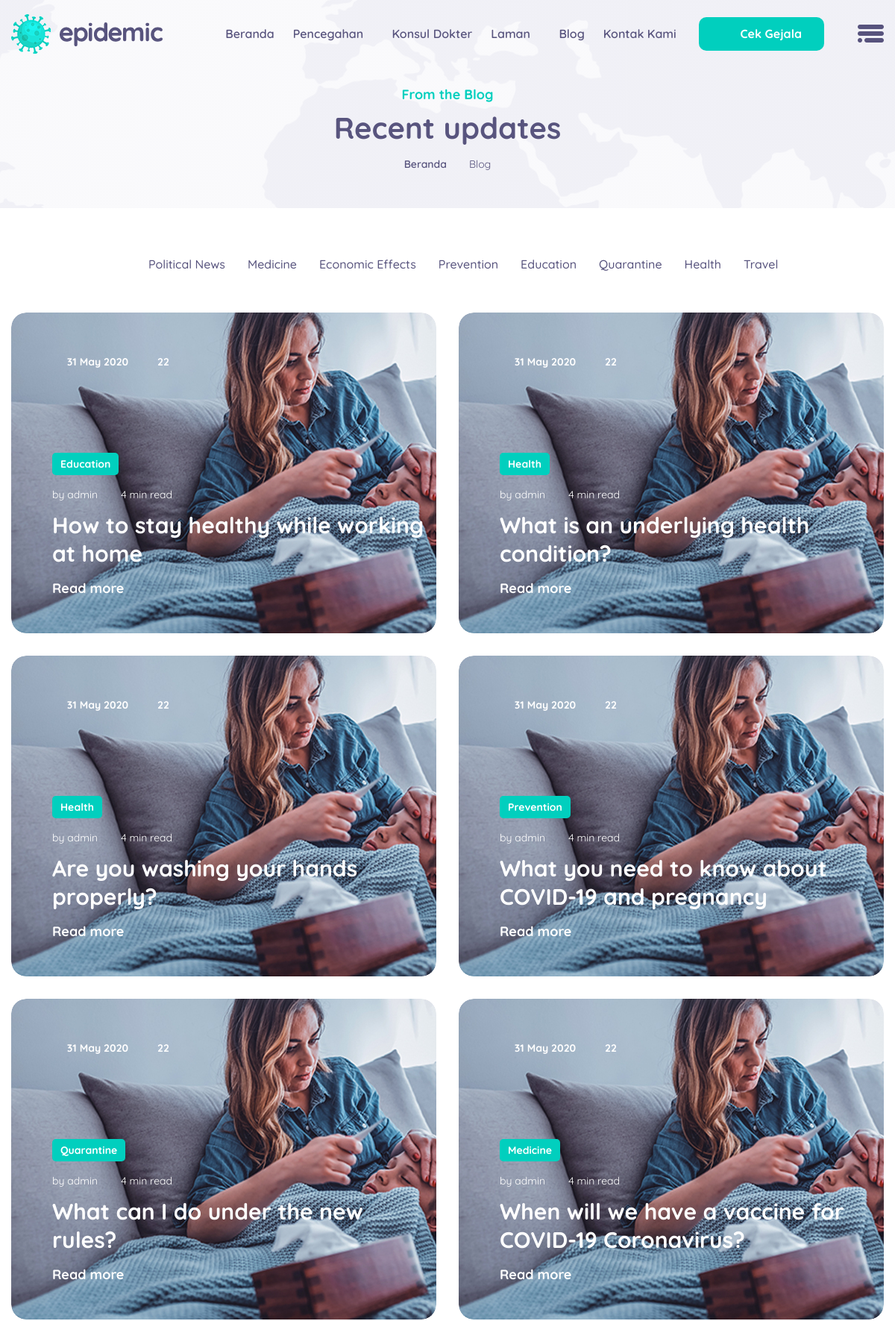
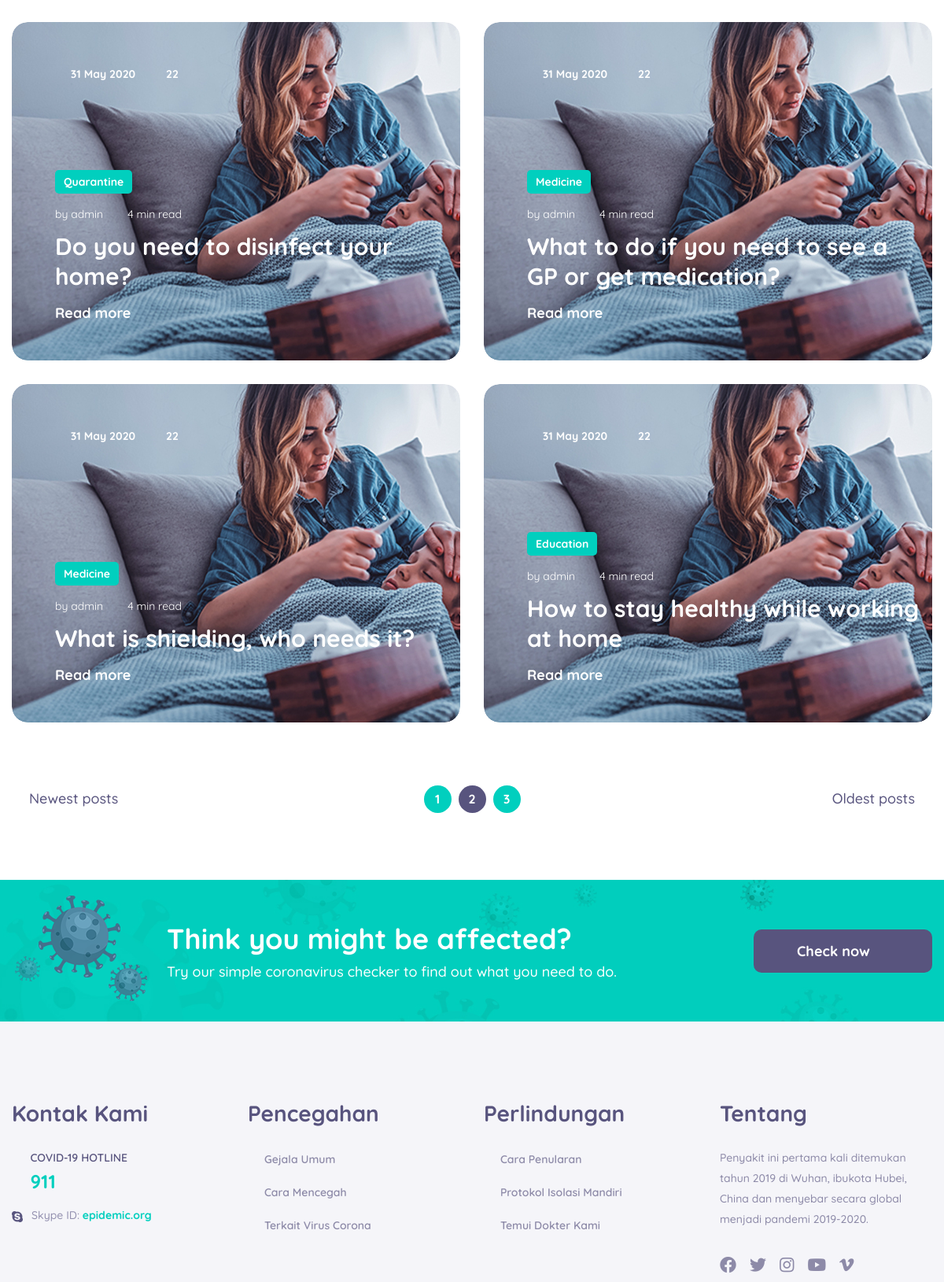
Page /public/Blog/2 (upper part) on the committed database (2 pictures, top to bottom).
### tables this page shows
CREATE TABLE `blogs` (
  `id` int(11) NOT NULL,
  `authId` int(11) NOT NULL,
  `title` varchar(255) NOT NULL,
  `category` enum('Political News','Medicine','Economic','Effect','Prevention','Education','Quarantine','Health','Travel') DEFAULT NULL,
  `date` date NOT NULL,
  `content` longtext NOT NULL
);

CREATE TABLE `users` (
  `id` int(11) NOT NULL,
  `username` varchar(255) NOT NULL,
  `password` varchar(255) NOT NULL,
  `role` enum('Administrator','Doctor/Content Writer') NOT NULL,
  `full_name` varchar(255) NOT NULL,
  `birth_date` date NOT NULL,
  `address` varchar(255) NOT NULL,
  `email` varchar(255) NOT NULL,
  `phone_number` varchar(255) NOT NULL
);

### app/core/Controller.php (called while the page is built, shortened)
<?php
class Controller{
    public function view($view, $data = [])
    {
        require_once '../app/views/' . $view . '.php';
    }
    public function model($model)
    {
        return new $model;
    }
}

### app/controllers/Blog.php (called while the page is built, shortened)
<?php
class Blog extends Controller {
    public function index($page = 1)
    {
        $halaman = 10;
        $mulai = ($page>1) ? ($page * $halaman) - $halaman : 0;
        $total = count($this->model('Blog_model')->getAllBlogs());
        $data['pages'] = ceil($total/$halaman);
        $data['current_page'] = $page;
        $data['blogs'] = $this->model('Blog_model')->getBlogsByPage($mulai, $halaman);
        $this->view('blog/blog', $data);
    }
}

### app/core/App.php (called while the page is built, shortened)
<?php
class App
{
    protected $method = 'index';
    protected $params = [];
    public function __construct()
    {
        $url = $this->parseURL();
        if (isset($url[0])) {
            if (file_exists('../app/controllers/' . $url[0] . '.php')) {
                unset($url[0]);
            }
        }
        $this->controller = new $this->controller;
        if (!empty($url)) {
            $this->params = array_values($url);
        }
        call_user_func_array([$this->controller, $this->method], $this->params);
    }
    public function parseURL()
    {
        if (isset($_GET['url'])) {
            $url = rtrim($_GET['url'], '/');
            $url = filter_var($url, FILTER_SANITIZE_URL);
            $url = explode('/', $url);
            return $url;
        }
    }
}

### public/index.php (called while the page is built, shortened)
<?php
$app = new App;

### app/core/Database.php (called while the page is built, shortened)
<?php
class Database{
    private $host = DB_HOST;
    private $user = DB_USER;
    private $pass = DB_PASS;
    private $dbnm = DB_NAME;
    private $dbh;
    private $stmt;
    public function __construct()
    {
        $dsn = 'mysql:host='. $this->host .';dbname='. $this->dbnm;
        $option = [
            PDO::ATTR_PERSISTENT => true,
            PDO::ATTR_ERRMODE => PDO::ERRMODE_EXCEPTION
        ];
        try{
            $this->dbh = new PDO($dsn,$this->user,$this->pass, $option);
        }catch(PDOException $e){
            die($e->getMessage());
        }
    }
    public function query($query)
    {
        $this->stmt = $this->dbh->prepare($query);
    }
    public function bind($param, $value, $type = null){
        if(is_null($type)){
            switch (true) {
                case is_int($value):
                    $type = PDO::PARAM_INT;
                    break;
                default:
                    $type = PDO::PARAM_STR;
            }
        }
        $this->stmt->bindValue($param, $value, $type);
    }
    public function execute()
    {
        $this->stmt->execute();
    }
    public function resultSet()
    {
        $this->execute();
        return $this->stmt->fetchAll(PDO::FETCH_ASSOC);
    }
    public function single()
    {
        $this->execute();
        return $this->stmt->fetch(PDO::FETCH_ASSOC);
    }
}

### app/models/Blog_model.php (called while the page is built, shortened)
<?php
class Blog_model{
    private $table = 'blogs';
    private $db;
    public function __construct()
    {
        $this->db = new Database;
    }
    public function getAllBlogs()
    {
        $this->db->query('SELECT * FROM ' . $this->table);
        return $this->db->resultSet();
    }
    public function getBlogsByPage($mulai, $halaman)
    {
        $this->db->query('SELECT * FROM ' . $this->table . ' ORDER BY `id` DESC LIMIT :mulai , :halaman');
        $this->db->bind('mulai',$mulai);
        $this->db->bind('halaman',$halaman);
        return $this->db->resultSet();
    }
}

### app/models/User_model.php (called while the page is built, shortened)
<?php
class User_model
{
    private $table = 'users';
    private $db;
    public function __construct()
    {
        $this->db = new Database;
    }
    public function getAllUsersNameById($id)
    {
        $this->db->query('SELECT full_name FROM ' . $this->table . ' WHERE id=:id');
        $this->db->bind('id', $id);
        return $this->db->single();
    }
}

### app/views/Blog/blog.php (the view, shortened to what this page needs)
<section class="breadcrumb_area">
    <div class="container">
        <div class="breadcrumb_text">
            <h6 class="wow fadeInUp">From the Blog</h6>
            <h3 class="wow fadeInUp" data-wow-delay="0.2s">Recent updates</h3>
            <ul class="nav justify-content-center wow fadeInUp" data-wow-delay="0.3s">
                <li><a href="<?= BASEURL; ?>/Home">Beranda</a></li>
                <li><a href="<?= BASEURL; ?>/Blog/1">Blog</a></li>
            </ul>
        </div>
    </div>
</section>
<section class="blog_area">
    <div class="container">
        <div class="blog_menu">
            <div class="g_fillter">
                <ul class="nav justify-content-center">
                    <li class="active" data-filter="*">
                        <a href="#"><i class="linearicons-icons"></i></a>
                    </li>
                    <li data-filter=".comm"><a href="#">Political News</a></li>
                    <li data-filter=".medi"><a href="#">Medicine</a></li>
                    <li data-filter=".eff"><a href="#">Economic Effects </a></li>
                    <li data-filter=".pre"><a href="#">Prevention</a></li>
                    <li data-filter=".edu"><a href="#">Education</a></li>
                    <li data-filter=".quarantine"><a href="#">Quarantine</a></li>
                    <li data-filter=".health"><a href="#">Health</a></li>
                    <li data-filter=".travel"><a href="#">Travel</a></li>
                </ul>
            </div>
        </div>
        <div class="row blog_item_inner">
            <?php foreach ($data['blogs'] as $blog) : ?>
                <?php
                $date = date('j F Y', strtotime(str_replace("-", "/", $blog['date'])));
                $data['users'] = $this->model('User_model')->getAllUsersNameById($blog['authId']);
                $author_name = $data['users']['full_name'];
                ?>
                <div class="col-lg-6 comm travel edu quarantine">
                    <div class="big_l_blog_item">
                        <div class="l_blog_img">
                            <img class="img-fluid" src="<?= BASEURL; ?>/assets/storage/images/blog/default.jpg"
                                 alt=""/>
                        </div>
                        <div class="l_blog_text">
                            <div class="date">
                                <a><i class="linearicons-calendar-full"></i>
                                    <?= $date ?>
                                </a>
                                <a><i class="linearicons-bubbles"></i> 22</a>
                            </div>
                            <div class="blog_btm_text">
                                <div class="tag"><?= $blog['category'] ?></div>
                                <div class="author">
                                    <a>by <?= $author_name ?></a>
                                    <a><i class="linearicons-radio-button"></i> 4 min read</a>
                                </div>
                                <a href="<?= BASEURL; ?>/Blog/single_blog/<?= $blog['id'] ?>">
                                    <h3><?= $blog['title'] ?></h3>
                                </a>
                                <a class="text_btn" href="<?= BASEURL;?>/Blog/single_blog/<?= $blog['id'];?>">Read more
                                    <i class="linearicons-arrow-right"></i></a>
                            </div>
                        </div>
                    </div>
                </div>
            <?php endforeach; ?>
        </div>
        <div class="row blog_pagination">
            <div class="col-md-2">
                <?php if ($data['current_page'] > 1) { ?>
                    <a class="pagi_btn prev" href="<?= BASEURL; ?>/Blog/1"><i
                                class="linearicons-arrow-left"></i> Newest posts</a>
                <?php } ?>
            </div>
            <div class="col-md-8">
                <nav class="navigation" aria-label="Page navigation example">
                    <ul class="pagination justify-content-center">
                        <?php
                        if ($data['pages'] >= 0 && $data['pages'] <= 4) {
                            for ($i = 1; $i <= $data['pages']; $i++) {
                                if ($i == $data['current_page']) {
                                    ?>
                                    <li class="page-item active"><a class="page-link"
                                                                    href="<?= BASEURL; ?>/Blog/<?= $i ?>"><?= $i ?></a>
                                    </li>
                                <?php } else { ?>
                                    <li class="page-item"><a class="page-link"
                                                             href="<?= BASEURL; ?>/Blog/<?= $i ?>"><?= $i ?></a></li>
                                <?php }
                            }
                        } else if ($data['pages'] > 4) {
                        if ($data['current_page'] == 1) { ?>
                        <li class="page-item active"><a class="page-link"
                                                        href="<?= BASEURL; ?>/Blog/1">1</a>
                        <li class="page-item"><a class="page-link"
                                                 href="<?= BASEURL; ?>/Blog/2">2</a>
                        <li class="page-item"><a class="page-link"
                                                 href="<?= BASEURL; ?>/Blog/3">3</a>
                            <?php } else if ($data['current_page'] == $data['pages']) { ?>
                        <li class="page-item"><a class="page-link"
                                                 href="<?= BASEURL; ?>/Blog/<?= $data['current_page'] - 2 ?>"><?= $data['current_page'] - 2 ?></a>
                        <li class="page-item"><a class="page-link"
                                                 href="<?= BASEURL; ?>/Blog/<?= $data['current_page'] - 1 ?>"><?= $data['current_page'] - 1 ?></a>
                        <li class="page-item active"><a class="page-link"
                                                        href="<?= BASEURL; ?>/Blog/<?= $data['current_page'] ?>"><?= $data['current_page'] ?></a>
                            <?php } else { ?>
                        <li class="page-item"><a class="page-link"
                                                 href="<?= BASEURL; ?>/Blog/<?= $data['current_page'] - 1 ?>"><?= $data['current_page'] - 1 ?></a>
                        <li class="page-item"><a class="page-link"
                                                 href="<?= BASEURL; ?>/Blog/<?= $data['current_page'] ?>"><?= $data['current_page'] ?></a>
                        <li class="page-item active"><a class="page-link"
                                                        href="<?= BASEURL; ?>/Blog/<?= $data['current_page'] + 1 ?>"><?= $data['current_page'] + 1 ?></a>
                            <?php }
                            } ?>
                    </ul>
                </nav>
            </div>
            <div class="col-md-2 text-right">
                <?php if ($data['current_page'] < $data['pages']) { ?>
                    <a class="pagi_btn next" href="<?= BASEURL; ?>/Blog/<?= $data['pages'] ?>">Oldest posts <i
                                class="linearicons-arrow-right"></i></a>
                <?php } ?>
            </div>
        </div>
</section>
<section class="check_now_area check_now_box full_widget_check">
    <div class="container">
        <div class="row m-0 justify-content-between">
            <div class="left">
                <div class="media">
                    <div class="d-flex">
                        <img src="<?= BASEURL; ?>/assets/images/check-4.png" alt="">
                        <img src="<?= BASEURL; ?>/assets/images/check-5.png" alt="">
                        <img src="<?= BASEURL; ?>/assets/images/check-6.png" alt="">
                    </div>
                    <div class="media-body">
                        <h4>Think you might be affected?</h4>
                        <p>
                            Try our simple coronavirus checker to find out what you need
                            to do.
                        </p>
                    </div>
                </div>
            </div>
            <div class="right">
                <a class="icon_btn" href="<?= BASEURL; ?>/Prevention/symptom_checker">Check now <i class="linearicons-arrow-right"></i></a>
            </div>
        </div>
    </div>
</section>

### rows in the picture
blogs: date "31 May 2020", category "Education", authId.full_name "admin", title "How to stay healthy while working at home"
blogs: date "31 May 2020", category "Health", authId.full_name "admin", title "What is an underlying health condition?"
blogs: date "31 May 2020", category "Health", authId.full_name "admin", title "Are you washing your hands properly?"
blogs: date "31 May 2020", category "Prevention", authId.full_name "admin", title "What you need to know about COVID-19 and pregnancy"
blogs: date "31 May 2020", category "Quarantine", authId.full_name "admin", title "What can I do under the new rules?"
blogs: date "31 May 2020", category "Medicine", authId.full_name "admin", title "When will we have a vaccine for COVID-19 Coronavirus?"
blogs: date "31 May 2020", category "Quarantine", authId.full_name "admin", title "Do you need to disinfect your home?"
blogs: date "31 May 2020", category "Medicine", authId.full_name "admin", title "What to do if you need to see a GP or get medication?"
blogs: date "31 May 2020", category "Medicine", authId.full_name "admin", title "What is shielding, who needs it?"
blogs: date "31 May 2020", category "Education", authId.full_name "admin", title "How to stay healthy while working at home"
